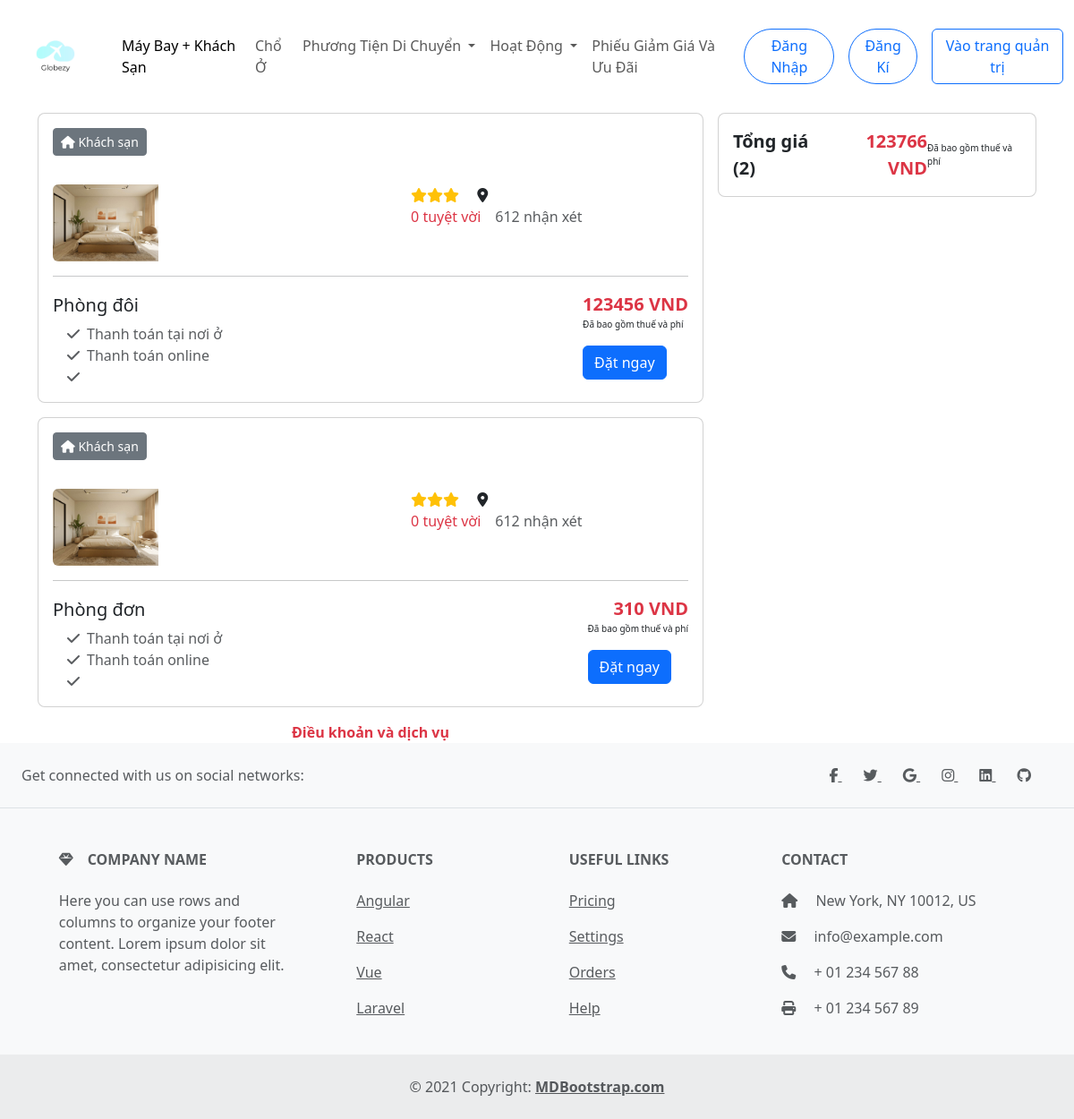
The app's page /Globery/?page=hoteldetails&hotel=1, older data.
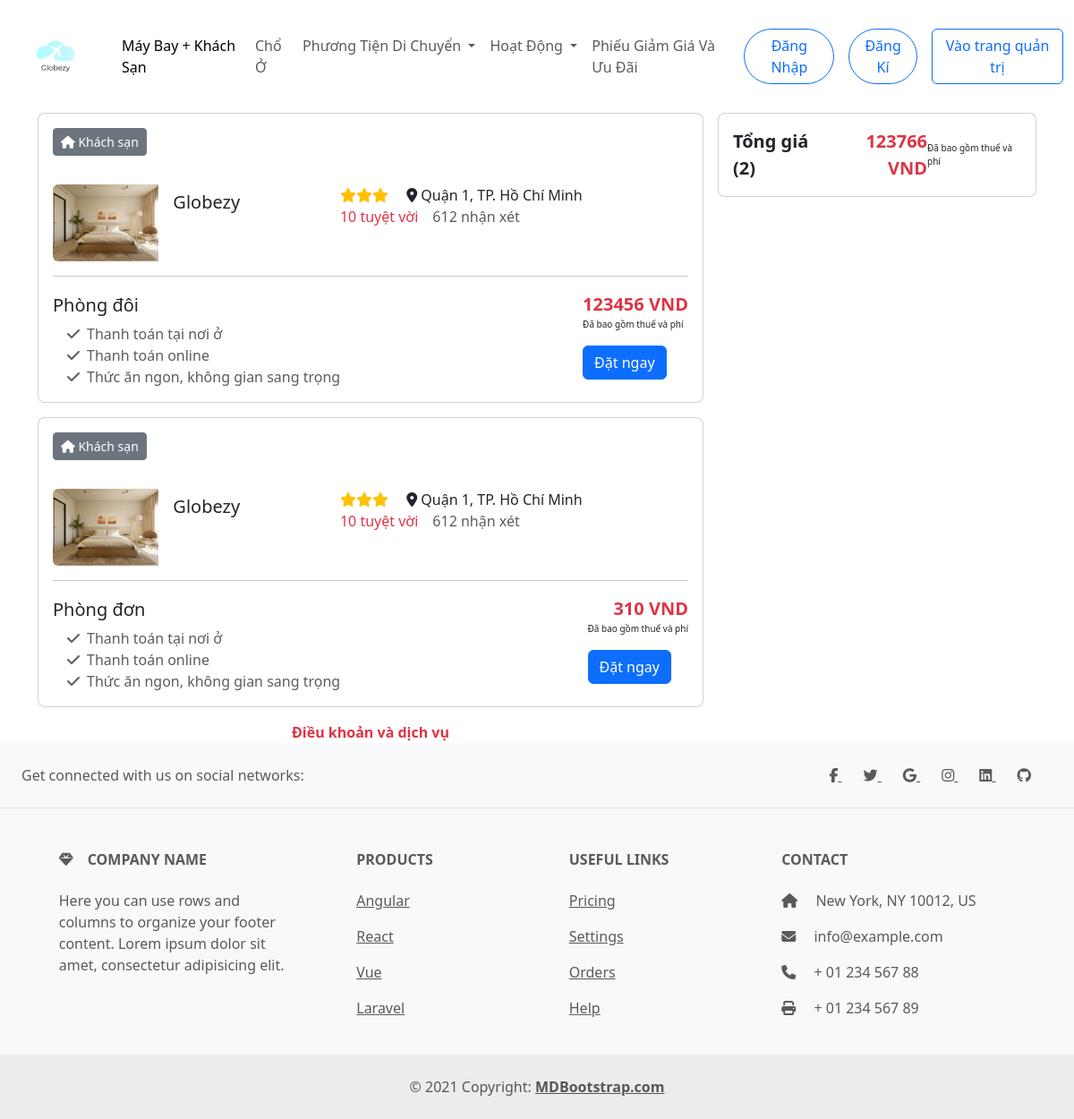
The same page, newer data.
### tables this page shows
CREATE TABLE `room` (
  `id_room` int(11) NOT NULL,
  `capacity` int(20) NOT NULL,
  `avalibity` tinyint(1) NOT NULL,
  `image_room` varchar(250) NOT NULL,
  `description` varchar(250) NOT NULL,
  `id_hotel` int(11) NOT NULL,
  `room_number` int(11) NOT NULL,
  `id_type_room` int(11) NOT NULL,
  `price` int(20) NOT NULL
);

CREATE TABLE `hotel` (
  `id_hotel` int(11) NOT NULL,
  `name` varchar(250) NOT NULL,
  `image_hotel` varchar(250) NOT NULL,
  `tel` int(20) NOT NULL,
  `email` varchar(250) NOT NULL,
  `address` varchar(250) NOT NULL,
  `average_rating` int(10) NOT NULL,
  `total_room` int(250) NOT NULL,
  `review` varchar(250) NOT NULL,
  `description` varchar(250) NOT NULL
);

CREATE TABLE `room_type` (
  `id_type_room` int(11) NOT NULL,
  `type_name` varchar(250) NOT NULL,
  `description` varchar(250) NOT NULL
);

### Globery/index.php (called while the page is built)
<?php
include "./mvc/controller/index.php";

### Globery/mvc/model/connectdb.php (called while the page is built, shortened)
<?php
class DB
{
    private $dsn = 'mysql:host=localhost;dbname=hotel_management;charset=UTF8';
    private $username = 'root';
    private $password = '';
    private $conn;
    function __construct()
    {
        try {
            $this->conn = new PDO($this->dsn, $this->username, $this->password);
            $this->conn->setAttribute(PDO::ATTR_ERRMODE, PDO::ERRMODE_EXCEPTION);
        } catch (PDOException $e) {
            echo "Connection failed: " . $e->getMessage();
        }
    }
    function query($sql, $params = [])
    {
        $stmt = $this->conn->prepare($sql);
        $stmt->execute($params);
        return $stmt;
    }
    function getAll($sql)
    {
        $stmt = $this->query($sql);
        return $stmt->fetchAll(PDO::FETCH_ASSOC);
    }
}

### Globery/mvc/model/getData.php (called while the page is built, shortened)
<?php
class GetData
{
    private $conn;
    function __construct()
    {
        $this->conn = new DB;
    }
    function getHotelRoom($id)
    {
        $sql = "SELECT room.*, hotel.*, room_type.type_name from room
        JOIN hotel ON hotel.id_hotel=room.id_hotel
        JOIN room_type ON room_type.id_type_room=room.id_type_room
        WHERE hotel.id_hotel like '%$id%'";
        return $this->conn->getAll($sql);
    }
}

### Globery/mvc/view/hoteldetails.php (the view, shortened to what the changed rows need)
<main class="container">
    <div class="row g-0">
        <div class="col-sm-6 col-md-8">
            <?php foreach ($getRoomHotel as $row): ?>
                <div class="card mb-3">
                    <div class="d-flex m-3">
                        <div class="btn btn-secondary btn-sm"><i class="fa-solid fa-house"></i><span> Khách sạn</span>
                        </div>
                    </div>
                    <div class="row g-0 m-3">
                        <div class="col-md-2">
                            <img src="./mvc/view/img/<?php echo $row['image_room'] ?>" alt=""
                                class="img-fluid rounded-start" style="width: 100%;">
                        </div>
                        <div class="col-md-8">
                            <div class="card-body p-0 ps-3">
                                <h5 class="card-title"><?php echo $row['name'] ?></h5>
                                <p class="card-text">
                                    <span class="text-warning"><i class="fa-solid fa-star"></i><i
                                            class="fa-solid fa-star"></i><i class="fa-solid fa-star"></i></span>
                                    <span class="ms-3">
                                        <i class="fa-solid fa-location-dot"></i>
                                        <span><?php echo $row['address'] ?></span>
                                    </span>
                                    <span class="text-body-secondary d-flex gap-3">
                                        <span class="text-danger">
                                            <?php echo $row['average_rating'] ?> tuyệt vời</span><span>612 nhận xét</span>
                                    </span>
                                </p>
                            </div>
                        </div>
                        <hr class="mt-3">
                        <div class="d-flex">
                            <div class="d-flex flex-column">
                                <h5 class="mt-1"> <?php echo $row['type_name'] ?></h5>
                                <div class="fw-blod ms-3 text-body-secondary"><i class="fa-solid fa-check"></i><span
                                        class="ms-2">Thanh toán tại nơi ở</span></div>
                                <div class="fw-blod ms-3 text-body-secondary"><i class="fa-solid fa-check"></i><span
                                        class="ms-2">Thanh toán online</span></div>
                                <div class="fw-blod ms-3 text-body-secondary"><i class="fa-solid fa-check"></i><span
                                        class="ms-2"><?php echo $row['review'] ?></span></div>
                            </div>
                            <div class="ms-auto d-flex flex-column">
                                <span class="text-danger fw-bolder fs-5 text-end"><?php echo $row['price'] ?> VND</span>
                                <span style="font-size: 10px;">Đã bao gồm thuế và phí</span>
                                <?php if(!isset($user)){ ?>
                                    <a href="./?page=login"><button class="btn btn-primary mt-3">Đặt ngay
                                    </button></a>
                                <?php } else {?>
                                    <a href="./?page=checkout&room=<?php echo $row['id_room'] ?>"><button class="btn btn-primary mt-3">Đặt ngay
                                    </button></a>
                                <?php }?>
                            </div>
                        </div>
                    </div>
                </div>
            <?php endforeach; ?>
        </div>
    </div>
</main>

Row changes from the older to the newer data that the page shows:
changed through a linked row, room "Phòng đôi": id_hotel.name (not shown) → "Globezy"; id_hotel.address (not shown) → "Quận 1, TP. Hồ Chí Minh"; id_hotel.average_rating "0" → "10"; id_hotel.review (not shown) → "Thức ăn ngon, không gian sang trọng"
changed through a linked row, room "Phòng đơn": id_hotel.name (not shown) → "Globezy"; id_hotel.address (not shown) → "Quận 1, TP. Hồ Chí Minh"; id_hotel.average_rating "0" → "10"; id_hotel.review (not shown) → "Thức ăn ngon, không gian sang trọng"
